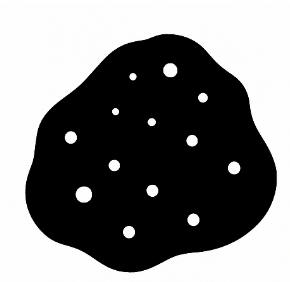
#> input picture Open_Ended_6/image1.png, 290 x 282 px
$ jupyter execute 035_DSIP_Open_Ended_6.ipynb
#> lines starting #> are read from the running program, lines starting #| are printed output that depends on the picture; after the words box and inside, x2 and y2 are one past the last pixel; in counts of white or black regions, pixels touching at a corner belong together
[cell 1]
import cv2
import numpy as np
import matplotlib.pyplot as plt

kernel = cv2.getStructuringElement(cv2.MORPH_ELLIPSE, (3, 3)) # Creating a small structuring element


img1 = cv2.imread("image1.png", 0)  # IMAGE 1: Black object with white spots
#> img1: shape (282, 290); min 0, max 255, mean 124.1

if img1 is None:
    print("Image 1 not found. Check the file name.")
else:
    # Convert the black object into a white foreground
    _, binary1 = cv2.threshold(
        img1, 127, 255, cv2.THRESH_BINARY_INV
    )
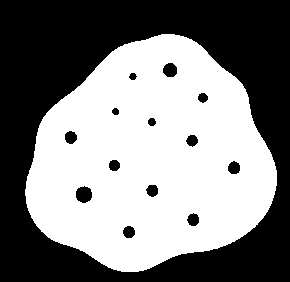
#> binary1: shape (282, 290); 51.1% white; 14 black regions, largest, box (x1, y1, x2, y2) and area: (0, 0, 290, 282) 38629, (76, 186, 92, 203) 212, (163, 63, 177, 77) 158

    # Opening removes small unwanted white noise
    opening1 = cv2.morphologyEx(
        binary1, cv2.MORPH_OPEN, kernel
    )
#> opening1: shape (282, 290); 51.1% white; 14 black regions, largest, box (x1, y1, x2, y2) and area: (0, 0, 290, 282) 38631, (76, 186, 92, 203) 212, (163, 63, 177, 77) 158

    # Closing fills small holes inside the object
    result1 = cv2.morphologyEx(
        opening1, cv2.MORPH_CLOSE, kernel
    )

    # Convert back to the original black-object appearance
    result1 = cv2.bitwise_not(result1)

    plt.figure(figsize=(10, 4))

    plt.subplot(1, 3, 1)
    plt.imshow(img1, cmap="gray")
    plt.title("Original Image")
    plt.axis("off")

    plt.subplot(1, 3, 2)
    plt.imshow(cv2.bitwise_not(opening1), cmap="gray")
    plt.title("After Opening")
    plt.axis("off")

    plt.subplot(1, 3, 3)
    plt.imshow(result1, cmap="gray")
    plt.title("After Opening + Closing")
    plt.axis("off")

    plt.tight_layout()
    plt.show()
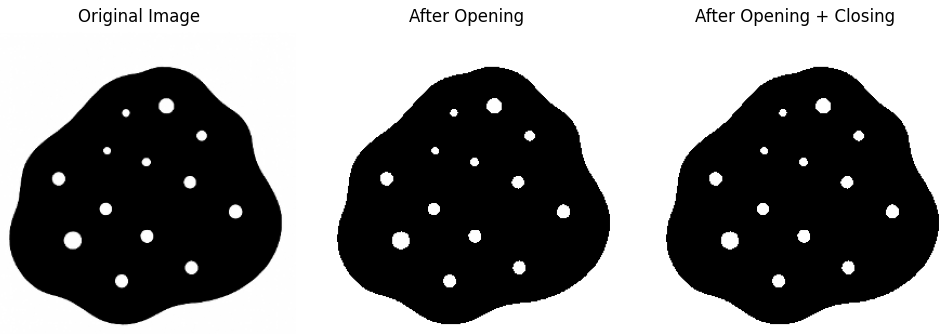
#> figure drawn by matplotlib, 3 panels


img2 = cv2.imread("image2.png", 0)   # IMAGE 2: Old damaged photograph
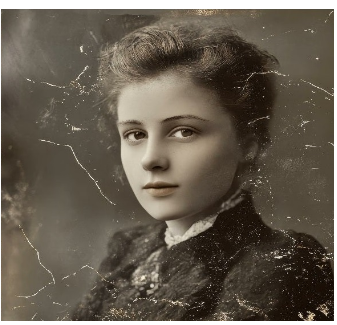
#> input picture Open_Ended_6/image2.png, 337 x 325 px
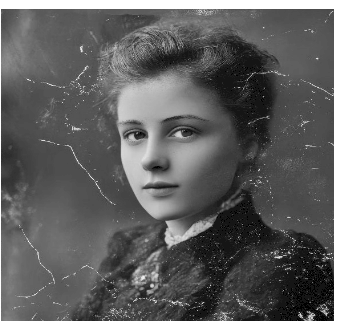
#> img2: shape (325, 337); min 0, max 255, mean 92.9

if img2 is None:
    print("Image 2 not found. Check the file name.")
else:
    #Opening reduces small bright marks and scratches
    opening2 = cv2.morphologyEx(
        img2, cv2.MORPH_OPEN, kernel
    )
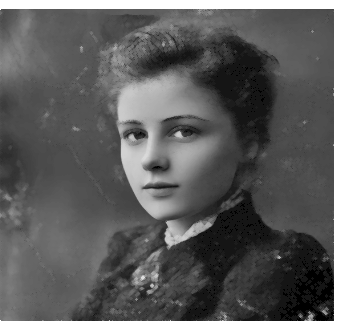
#> opening2: shape (325, 337); min 0, max 255, mean 89.4

    # Closing helps fill narrow dark scratches
    result2 = cv2.morphologyEx(
        opening2, cv2.MORPH_CLOSE, kernel
    )

    plt.figure(figsize=(10, 4))

    plt.subplot(1, 3, 1)
    plt.imshow(img2, cmap="gray")
    plt.title("Original Photograph")
    plt.axis("off")

    plt.subplot(1, 3, 2)
    plt.imshow(opening2, cmap="gray")
    plt.title("After Opening")
    plt.axis("off")

    plt.subplot(1, 3, 3)
    plt.imshow(result2, cmap="gray")
    plt.title("After Opening + Closing")
    plt.axis("off")

    plt.tight_layout()
    plt.show()


img3 = cv2.imread("image3.png", 0)# IMAGE 3: Fingerprint
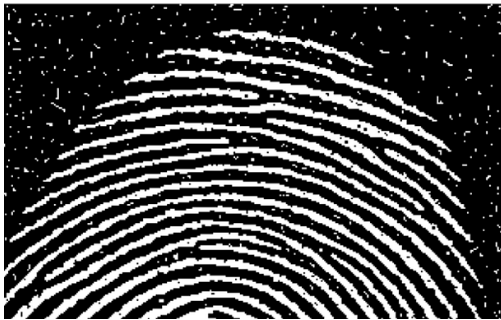
#> input picture Open_Ended_6/image3.png, 501 x 320 px
#> img3 is the input picture: shape (320, 501); min 0, max 255, mean 70.7

if img3 is None:
    print("Image 3 not found. Check the file name.")
else:
    # Convert fingerprint into a binary image
    _, binary3 = cv2.threshold(
        img3, 127, 255, cv2.THRESH_BINARY
    )
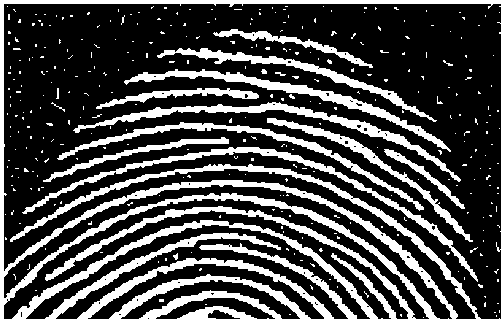
#> binary3: shape (320, 501); 27.7% white; 348 white regions (331 under 20 px), largest, box (x1, y1, x2, y2) and area: (0, 0, 501, 320) 26084, (22, 147, 478, 282) 2677, (73, 102, 461, 182) 2567

    # Opening removes isolated white specks
    opening3 = cv2.morphologyEx(
        binary3, cv2.MORPH_OPEN, kernel
    )
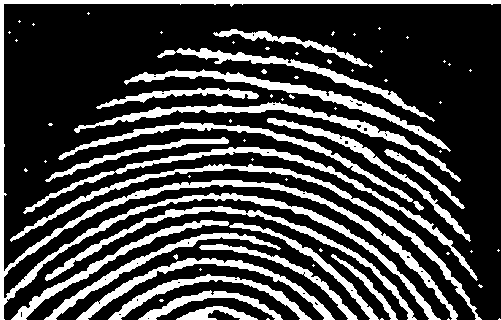
#> opening3: shape (320, 501); 26.2% white; 72 white regions (48 under 20 px), largest, box (x1, y1, x2, y2) and area: (0, 0, 501, 320) 9372, (10, 164, 482, 320) 2873, (23, 147, 478, 281) 2612

    # Closing fills narrow dark cracks in the ridges
    result3 = cv2.morphologyEx(
        opening3, cv2.MORPH_CLOSE, kernel
    )
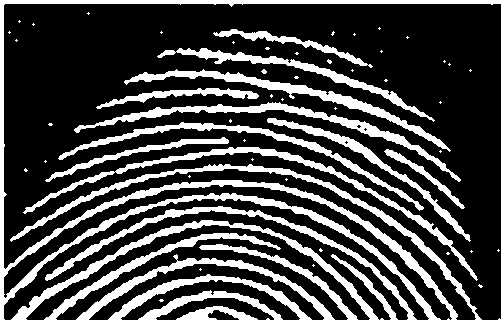
#> result3: shape (320, 501); 26.5% white; 68 white regions (46 under 20 px), largest, box (x1, y1, x2, y2) and area: (0, 0, 501, 320) 9447, (10, 164, 482, 320) 2897, (11, 220, 379, 320) 2726

    plt.figure(figsize=(10, 4))

    plt.subplot(1, 3, 1)
    plt.imshow(binary3, cmap="gray")
    plt.title("Original Fingerprint")
    plt.axis("off")

    plt.subplot(1, 3, 2)
    plt.imshow(opening3, cmap="gray")
    plt.title("After Opening")
    plt.axis("off")

    plt.subplot(1, 3, 3)
    plt.imshow(result3, cmap="gray")
    plt.title("After Opening + Closing")
    plt.axis("off")

    plt.tight_layout()
    plt.show()
